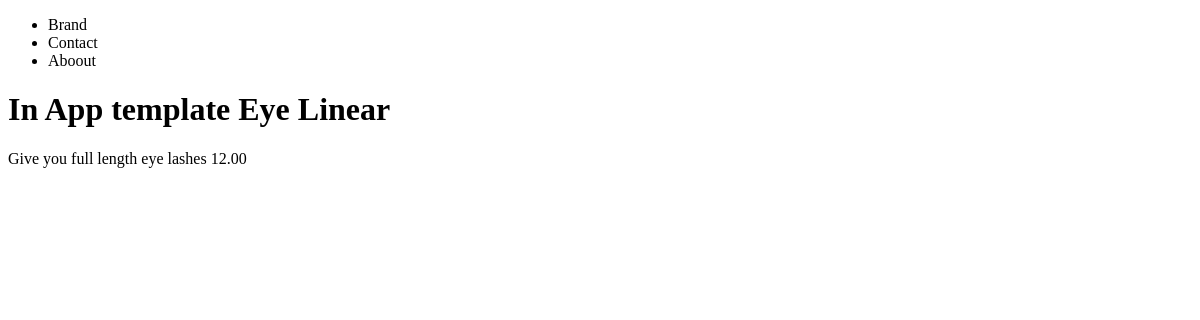
/product/, run on an earlier commit of the app's database.
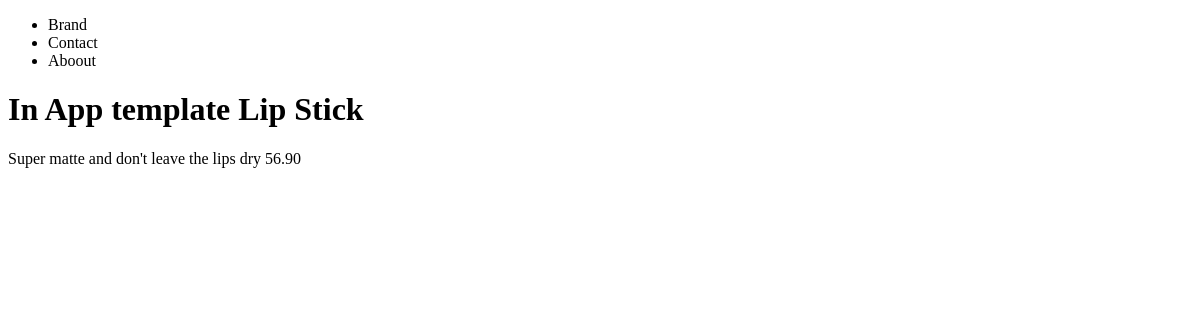
And on a later commit of the database.
### product/models.py (models this page shows)
class Product(models.Model):
    title                = models.CharField(max_length=100)
    description    = models.TextField(blank=True, null = True)
    price              = models.DecimalField(max_digits=5,decimal_places=2)
    summary       = models.TextField(blank=True, null= False)
    featured        = models.BooleanField(default=False)

### product/views.py (the view)
# urls.py: path('product/',product_detail_view)
def product_detail_view(request):
    obj = Product.objects.get(id=1)
    context ={
        'object' : obj
    }
    return render(request,"product/product_detail.html", context)

### product/templates/product/product_detail.html (shortened to what this page needs)
{% extends 'base.html' %}
{% block content %}
<h1> In App template {{ object.title }} </h1>
{% if object.description != None and object.description != "" %}
    {{ object.description }}
{% else %}
    Descripton coming soon
{% endif %}
{{object.price}}
{% endblock content %}

### templates/base.html (shortened to what this page needs)
<!doctype html>
<html>
    <head>
    </head>
    <body>
        {% include 'navbar.html' %}
        {% block content %}
        {% endblock %}
    </body>
</html>

### templates/navbar.html
<nav>
    <ul>
        <li> Brand </li>
        <li> Contact</li>
        <li> Aboout</li>
    </ul>
</nav>

What changed in the data, as far as the page shows it:
changed Product: title "Eye Linear" → "Lip Stick"; description "Give you full length eye lashes" → "Super matte and don't leave the lips dry"; price "12.00" → "56.90"
